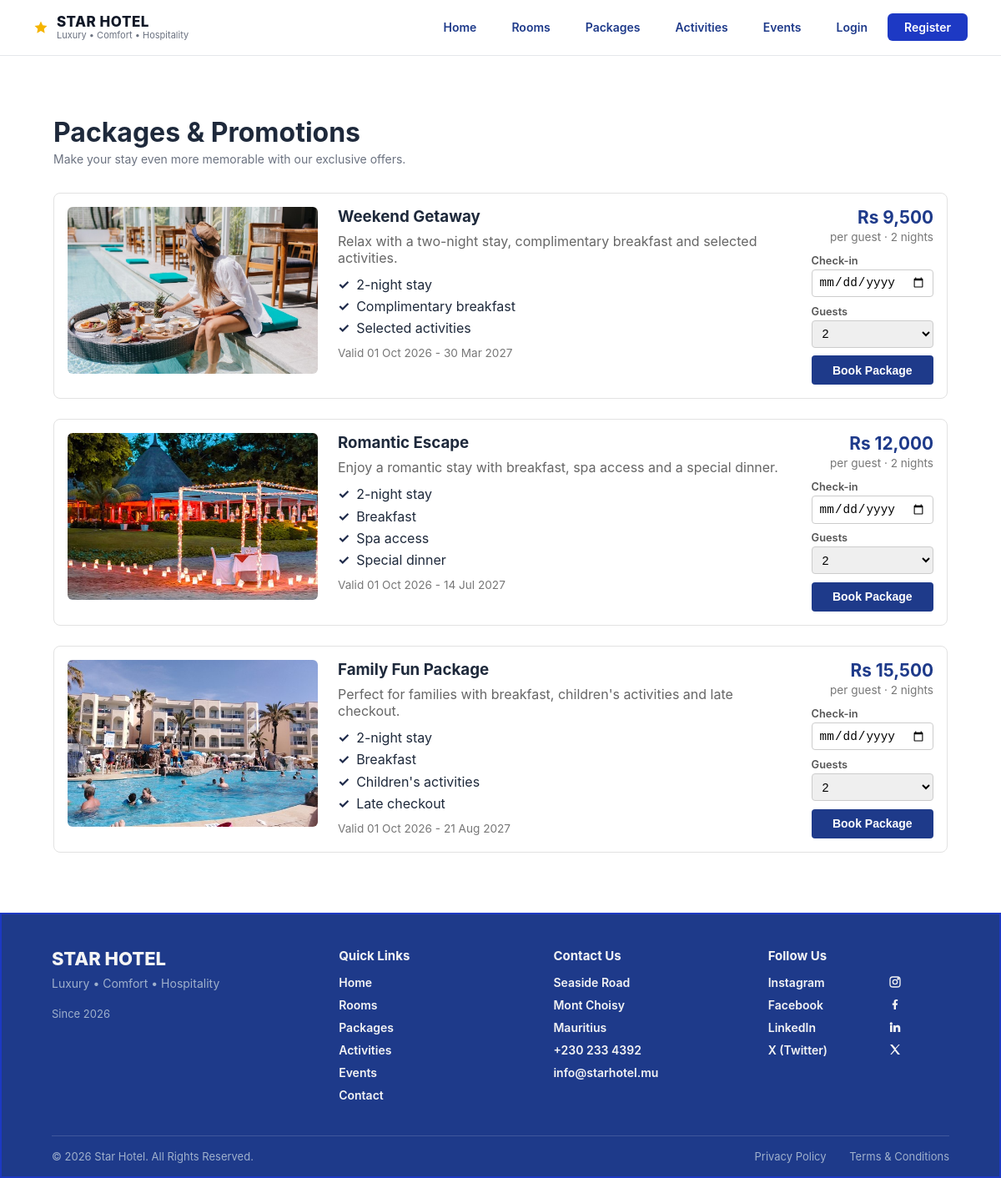
Page /packages/ on the committed database.
### StarHotel/hotel/models.py (models this page shows, shortened)
class Packages(models.Model):
    p_id = models.AutoField(primary_key=True)
    p_name = models.CharField(max_length=100)
    base_price = models.DecimalField(max_digits=10, decimal_places=2)
    is_active = models.BooleanField(default=True)
    valid_from = models.DateField()
    valid_to = models.DateField()
    nights = models.PositiveSmallIntegerField(default=2)
    created_at = models.DateTimeField(auto_now_add=True)
    updated_at = models.DateTimeField(auto_now=True)

### StarHotel/hotel/views.py (the view)
# urls.py: path("packages/", views.packages, name="packages"),
def packages(request):
    cards = [
        {
            'slug': PACKAGE_SLUGS.get(p.p_name, f"package-{p.p_id}"),
            'id': p.p_id,
            'name': p.p_name,
            'description': PACKAGE_DESCRIPTIONS.get(p.p_name, ""),
            'includes': PACKAGE_INCLUDES.get(p.p_name, []),
            'nights': p.nights,
            'price': p.base_price,
            'valid_from': p.valid_from,
            'valid_to': p.valid_to,
            'image_path': PACKAGE_IMAGES.get(p.p_name, "images/Weekend.jpg"),
        }
        for p in Packages.objects.filter(is_active=True).order_by("base_price")
    ]
    return render(request, "hotel/packages.html", {"packages": cards})

### StarHotel/hotel/templates/hotel/packages.html (shortened to what this page needs)
{% extends "base.html" %}
{% load static %}
{% block content %}
<div class="packages-page">
    <div class="packages-heading">
        <h1>Packages &amp; Promotions</h1>
        <p class="section-subtitle">Make your stay even more memorable with our exclusive offers.</p>
    </div>
    <div class="package-list">
        {% for package in packages %}
        <div class="package-card" id="{{ package.slug }}">
            <div class="package-card-image">
                <img src="{% static package.image_path %}" alt="{{ package.name }}">
            </div>
            <div class="package-card-info">
                <h3 class="package-card-name">{{ package.name }}</h3>
                <p class="package-card-description">{{ package.description }}</p>
                <ul class="package-card-includes">
                    {% for item in package.includes %}
                    <li>{{ item }}</li>
                    {% endfor %}
                </ul>
                    <p class="package-card-valid">Valid {{ package.valid_from|date:"d M Y" }} - {{ package.valid_to|date:"d M Y" }}</p>
            </div>
            <div class="package-card-action">
                <p class="package-card-price">
                    <span class="price-amount">Rs {{ package.price|floatformat:"0g" }}</span>
                    <span class="price-period">per guest &middot; {{ package.nights }} nights</span>
                </p>
                    <form method="post" action="{% url 'booking' %}" class="card-book-form">
                    <label>Check-in
                        <input type="date" name="checkin" required>
                    </label>
                    <label>Guests
                        <select name="guests">
                            <option value="2" selected>2</option>
                        </select>
                    </label>
                    <button type="submit" class="btn-navy">Book Package</button>
                </form>
            </div>
        </div>
        {% endfor %}
    </div>
</div>
{% endblock %}

### StarHotel/hotel/static/css/style.css (style rules this page uses)
body { margin:0; font-family:Arial, Helvetica, sans-serif; background:#F6F8FA; }
:root { --navy: #1E3A8A; --navy-light: #1d2f52; --accent-red: #d62828; --text-light: #f4f4f4; --text-muted: #9fb0cc; --divider: rgba(255,255,255,0.15); }
* { box-sizing: border-box; margin: 0; padding: 0; }
body { background-color: #ffffff; color: var(--text-dark); font-family: -apple-system, BlinkMacSystemFont, "Segoe UI", Roboto, sans-serif; }
.btn-outline-navy, .btn-navy { padding: 8px 20px; border-radius: 6px; font-weight: 700; font-size: 14px; cursor: pointer; }
.btn-navy { background: var(--navy); color: white; border: 1.5px solid var(--navy); }
:root { --primary-blue: #1d39c4; --primary-hover: #10239e; --dark-navy: #091a30; --text-dark: #1e293b; --bg-light: #f8fafc; --border-color: #e2e8f0; --radius-md: 12px; }
.price-amount { display: block; font-size: 1.3rem; font-weight: 700; color: var(--navy); }
.price-period { font-size: 0.85rem; color: #777; }
.section-subtitle { color: #6b7280; font-size: 14px; margin-top: 8px; margin-bottom: 8px; }
.packages-page { max-width: 1200px; margin: 0 auto; padding: 2rem 1.5rem; }
.packages-heading h1 { margin: 0 0 0.25rem 0; }
.packages-heading .section-subtitle { margin: 0 0 2rem 0; }
.package-list { display: flex; flex-direction: column; gap: 1.5rem; }
.package-card { display: flex; gap: 1.5rem; background: #fff; border: 1px solid #e2e2e2; border-radius: 8px; padding: 1rem; }
.package-card-image { width: 300px; flex-shrink: 0; }
.package-card-image img { width: 100%; height: 200px; object-fit: cover; border-radius: 6px; }
.package-card-info { flex: 1; }
.package-card-name { margin: 0 0 0.5rem 0; }
.package-card-description { color: #666; margin: 0 0 0.75rem 0; }
.package-card-action { display: flex; flex-direction: column; align-items: flex-end; justify-content: space-between; text-align: right; }
.package-card-includes { list-style: none; padding: 0; margin: 0 0 0.75rem 0; }
.package-card-includes li { margin-bottom: 0.4rem; }
.package-card-includes li::before { content: "\2713"; color: #1e2a4a; font-weight: 700; margin-right: 0.5rem; }
.package-card-valid { font-size: 0.85rem; color: #777; margin: 0; }
.card-book-form { display: flex; flex-direction: column; align-items: flex-end; gap: 0.6rem; margin-top: 0.75rem; }
.card-book-form label { display: flex; flex-direction: column; align-items: flex-start; font-size: 0.8rem; font-weight: 600; color: #555; width: 100%; }
.card-book-form input, .card-book-form select { margin-top: 0.2rem; padding: 0.4rem 0.5rem; border: 1px solid #ccc; border-radius: 4px; font-size: 0.9rem; width: 100%; }
.card-book-form .btn-navy { width: 100%; padding: 0.6rem 1rem; border: none; border-radius: 4px; cursor: pointer; font-weight: 600; }

### rows in the picture
Packages: name "Weekend Getaway", valid_from "01 Oct 2026", valid_to "30 Mar 2027", price "9,500"
Packages: name "Romantic Escape", valid_from "01 Oct 2026", valid_to "14 Jul 2027", price "12,000"
Packages: name "Family Fun Package", valid_from "01 Oct 2026", valid_to "21 Aug 2027", price "15,500"

### other values in the picture
{{ package.description }} "Relax with a two-night stay, complimentary breakfast and selected activities." "Enjoy a romantic stay with breakfast, spa access and a special dinner." "Perfect for families with breakfast, children's activities and late checkout."
{{ item }} "2-night stay" "Complimentary breakfast" "Selected activities" "2-night stay" "Breakfast" "Spa access" "Special dinner" "2-night stay" "Breakfast" "Children's activities" "Late checkout"
{{ package.nights }} "2" "2" "2"
